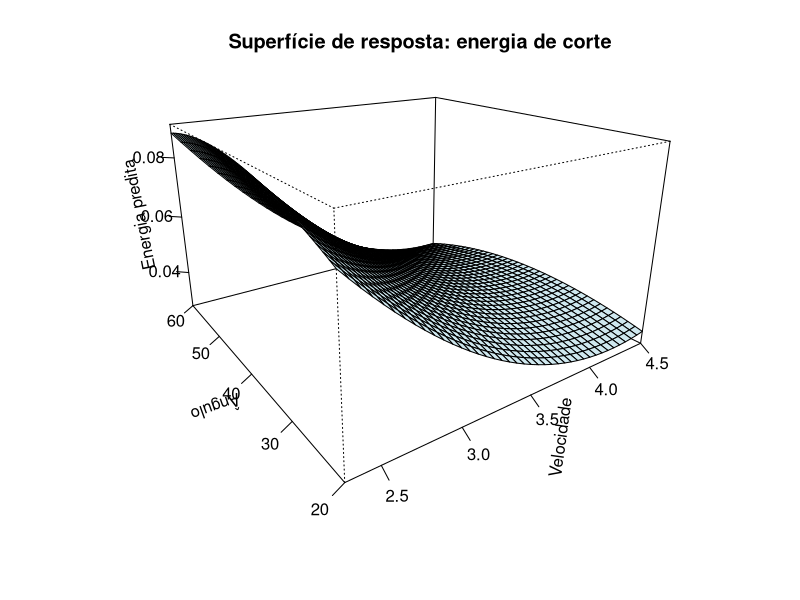
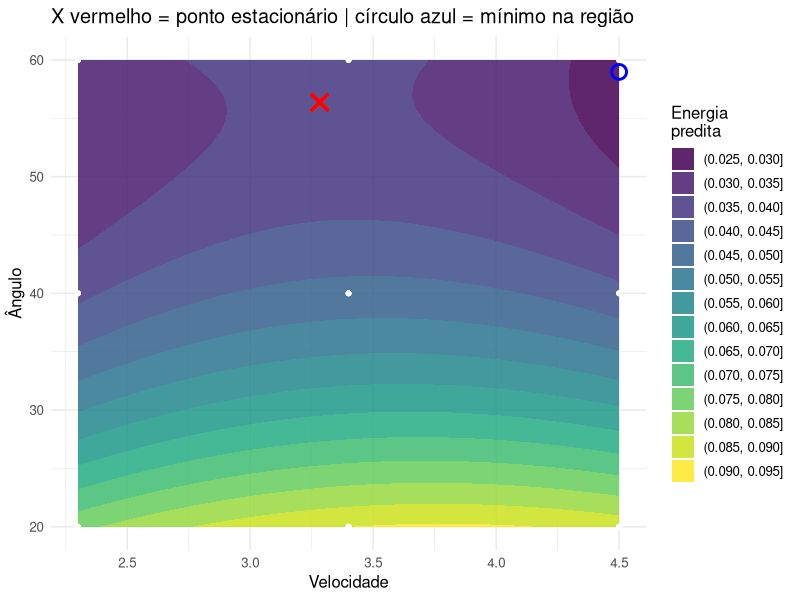

These figures' R source, in order:
## ---- chunk 1
options(html.tag.transform.rmarkdown = TRUE)
knitr::opts_chunk$set(echo = TRUE, warning = FALSE, message = FALSE, fig.retina = 2)
suppressPackageStartupMessages({
  library(tidyverse)
  library(kableExtra)
  library(broom)
})
## ---- chunk 2
crossing(A = 0:2, B = 0:2) %>%
  mutate(L = (A + 2*B) %% 3, Bloco = paste("Bloco", L+1)) %>%
  arrange(Bloco) %>%
  kable(format = "html") %>% kable_styling(font_size = 11, full_width = FALSE)
## ---- chunk 3
base <- expand_grid(A = c(-1,1), B = c(-1,1), C = c(-1,1)) %>%
  mutate(D = A * B, E = A * C)                      # os dois geradores

cols  <- c("A","B","C","D","E"); todos <- list(I = rep(1, nrow(base)))
for (m in 1:5) for (cb in combn(cols, m, simplify = FALSE))
  todos[[paste(cb, collapse = "")]] <- Reduce(`*`, base[cb])
chave  <- map_chr(todos, ~ paste(.x[1] * .x, collapse = ""))  # mesma coluna de sinais
grupos <- split(names(todos), chave)

tibble(grupo = map_chr(grupos, ~ paste(sort(.x), collapse = " = "))) %>%
  kable() %>% kable_styling(font_size = 11, full_width = FALSE)
## ---- chunk 4
set.seed(2026)
base <- expand_grid(A = c(-1,1), B = c(-1,1), C = c(-1,1)) %>%
  mutate(D = A * B, E = A * C)             # mesmos geradores de antes: I = ABD = ACE = BCDE

efeito_A_real <- 5; efeito_BD_real <- 3    # dois efeitos VERDADEIROS, diferentes, sobrepostos por design
base$y <- 20 + (efeito_A_real/2)*base$A + (efeito_BD_real/2)*(base$B*base$D) + rnorm(8, 0, 0.3)

contraste_rotulado_A <- 2 * mean(base$y * base$A)
c(estimado = round(contraste_rotulado_A, 2), soma_dos_dois_efeitos = efeito_A_real + efeito_BD_real)
## ---- chunk 5
energia <- read_csv("../Livro/data/energia.csv", show_col_types = FALSE)
modelo_rsm <- lm(energia ~ Velocidad + angulo + I(Velocidad^2) + I(angulo^2) +
                    Velocidad:angulo, data = energia)
round(summary(modelo_rsm)$coefficients[, c("Estimate", "Pr(>|t|)")], 4)
## ---- chunk 6
grade <- expand_grid(
  Velocidad = seq(min(energia$Velocidad), max(energia$Velocidad), length.out = 40),
  angulo    = seq(min(energia$angulo), max(energia$angulo), length.out = 40)
)
grade$pred <- predict(modelo_rsm, newdata = grade)
Z <- matrix(grade$pred, nrow = 40, ncol = 40)

persp(x = seq(min(energia$Velocidad), max(energia$Velocidad), length.out = 40),
      y = seq(min(energia$angulo), max(energia$angulo), length.out = 40),
      z = Z, theta = -35, phi = 20, expand = 0.6, col = "#cfe8ef",
      xlab = "Velocidade", ylab = "Ângulo", zlab = "Energia predita",
      ticktype = "detailed", main = "Superfície de resposta: energia de corte")
## ---- chunk 7
b <- coef(modelo_rsm)
A_hess <- matrix(c(2*b["I(Velocidad^2)"], b["Velocidad:angulo"],
                    b["Velocidad:angulo"], 2*b["I(angulo^2)"]), 2, 2)
rhs <- c(-b["Velocidad"], -b["angulo"])
estacionario <- solve(A_hess, rhs)
minimo_grade <- grade[which.min(grade$pred), ]

ggplot(grade, aes(Velocidad, angulo, z = pred)) +
  geom_contour_filled(alpha = 0.85) +
  geom_point(data = energia, color = "white", size = 1.3, inherit.aes = FALSE,
             aes(Velocidad, angulo)) +
  geom_point(aes(x = estacionario[1], y = estacionario[2]), color = "red", size = 4,
             shape = 4, stroke = 1.5, inherit.aes = FALSE) +
  geom_point(data = minimo_grade, aes(Velocidad, angulo), color = "blue", size = 4,
             shape = 1, stroke = 1.5, inherit.aes = FALSE) +
  labs(x = "Velocidade", y = "Ângulo", fill = "Energia\npredita",
       title = "X vermelho = ponto estacionário | círculo azul = mínimo na região") +
  theme_minimal(base_size = 12)
## ---- chunk 8
eigen(A_hess / 2)$values   # sinais opostos => ponto de sela
## ---- chunk 9
b <- coef(modelo_rsm)
A_hess <- matrix(c(2*b["I(Velocidad^2)"], b["Velocidad:angulo"],
                    b["Velocidad:angulo"], 2*b["I(angulo^2)"]), 2, 2)
rhs     <- c(-b["Velocidad"], -b["angulo"])
solve(A_hess, rhs)          # ponto estacionário (V, ângulo)
## ---- chunk 10
grade_fina <- expand_grid(
  Velocidad = seq(2.3, 4.5, length.out = 100),
  angulo    = seq(20, 60, length.out = 100)
)
grade_fina$pred <- predict(modelo_rsm, newdata = grade_fina)
grade_fina %>% slice_min(pred, n = 1)
